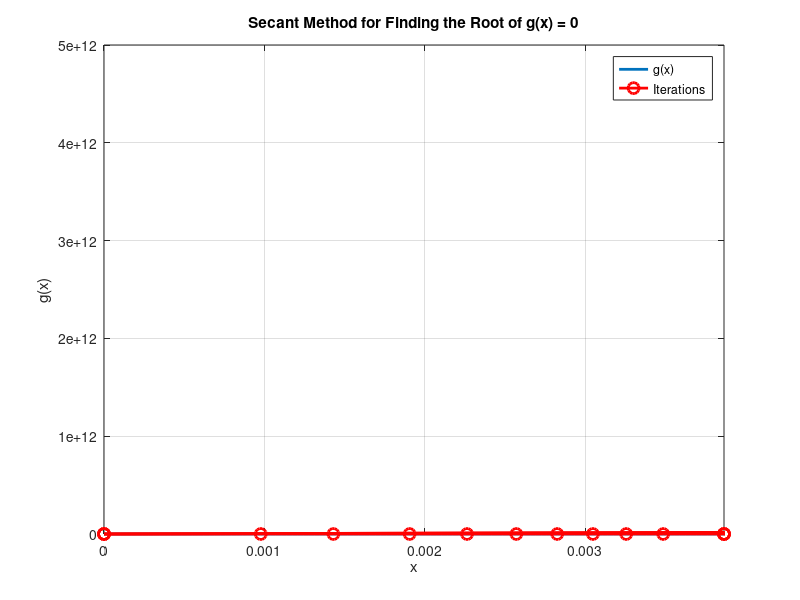

Reproduce this figure in MATLAB.
function secant_method_with_visualization
    % Define the function g(x)
    g = @(x) (2*x - 1)^2 + 4*(4 - 1024*x)^4;
    
    % Initial guesses
    x_prev = 0;
    x_curr = 1;
    
    % Tolerance
    epsilon = 1e-5;
    
    % Maximum number of iterations
    max_iter = 1000;
    
    % Iteration counter
    iter = 0;
    
    % Store iterations for plotting
    x_values = [x_prev, x_curr];
    g_values = [g(x_prev), g(x_curr)];
    
    % Secant method loop
    while iter < max_iter
        % Calculate the next approximation
        x_next = x_curr - g(x_curr) * (x_curr - x_prev) / (g(x_curr) - g(x_prev));
        
        % Store values for plotting
        x_values(end+1) = x_next;
        g_values(end+1) = g(x_next);
        
        % Check the stopping criterion
        if abs(x_next - x_curr) < abs(x_curr) * epsilon
            break;
        end
        
        % Update the previous and current values
        x_prev = x_curr;
        x_curr = x_next;
        
        % Increment the iteration counter
        iter = iter + 1;
    end
    
    % Display the results
    fprintf('Root found: x = %.10f\n', x_curr);
    fprintf('Value of g(x) at the root: g(x) = %.10f\n', g(x_curr));
    fprintf('Number of iterations: %d\n', iter);
    
    % Plot the function and iterations
    figure;
    fplot(g, [x_values(1) x_values(end)], 'LineWidth', 2);
    hold on;
    plot(x_values, g_values, 'ro-', 'LineWidth', 2, 'MarkerSize', 8);
    xlabel('x');
    ylabel('g(x)');
    title('Secant Method for Finding the Root of g(x) = 0');
    legend('g(x)', 'Iterations');
    grid on;
    hold off;
end
